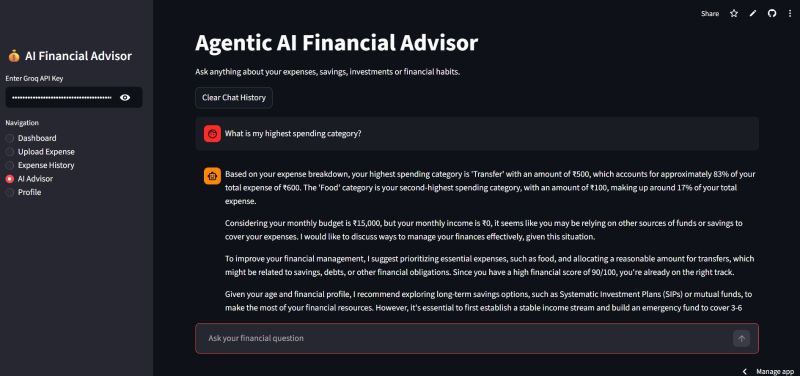
#> input picture assets/AI_advisor.jpeg, 1600 x 752 px (shown at 1/2 size)
$ python -i ocr_engine.py   (imports and definitions only)
#> lines starting #> are read from the running program, lines starting #| are printed output that depends on the picture; after the words box and inside, x2 and y2 are one past the last pixel; in counts of white or black regions, pixels touching at a corner belong together
import easyocr
import cv2
import numpy as np
import re

from PIL import Image
from datetime import datetime

# --------------------------------------------------
# EasyOCR Initialization
# --------------------------------------------------

# [4 lines that did not run here, left out]

# --------------------------------------------------
# Image Preprocessing
# --------------------------------------------------

def preprocess_image(image: Image.Image):
    """
    Preprocess the uploaded image to improve OCR accuracy.
    """

    # Convert PIL image to NumPy array
    image = np.array(image)

    # Convert to grayscale
    gray = cv2.cvtColor(
        image,
        cv2.COLOR_RGB2GRAY
    )

    # Upscale image
    gray = cv2.resize(
        gray,
        None,
        fx=2,
        fy=2,
        interpolation=cv2.INTER_CUBIC
    )
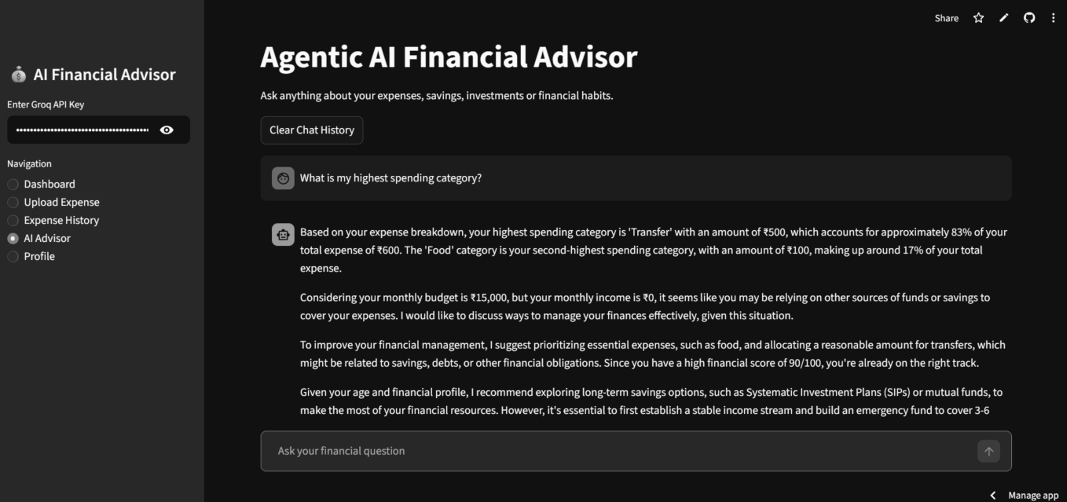
#> gray: shape (1504, 3200) (shown at 1/3 size); min 0, max 255, mean 32.8

    # Remove noise
    gray = cv2.GaussianBlur(
        gray,
        (3, 3),
        0
    )

    # Improve text visibility
    gray = cv2.threshold(
        gray,
        0,
        255,
        cv2.THRESH_BINARY + cv2.THRESH_OTSU
    )[1]
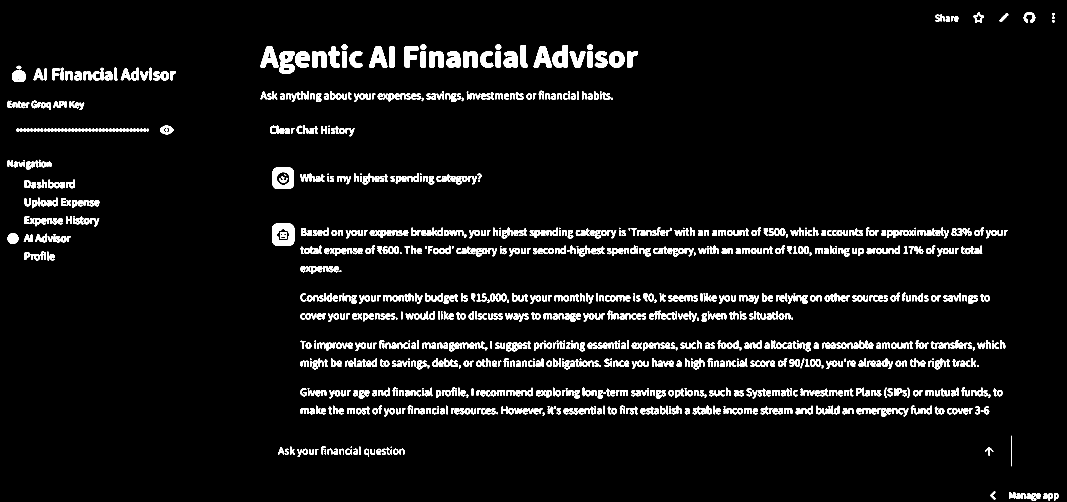
#> gray: shape (1504, 3200) (shown at 1/3 size); 5.2% white; 1272 white regions (71 under 20 px), largest, box (x1, y1, x2, y2) and area: (816, 670, 883, 738) 3344, (817, 502, 882, 567) 2788, (838, 154, 884, 222) 2199

    return gray

# --------------------------------------------------
# OCR Text Extraction
# --------------------------------------------------

def extract_text(image: Image.Image):
    """
    Extract all readable text from the preprocessed image.
    Returns:
        text (str): OCR extracted text
        results (list): EasyOCR raw detection results
    """

    processed = preprocess_image(image)

    results = reader.readtext(
        processed,
        detail=1
    )

    text_lines = []

    for result in results:
        text_lines.append(result[1])

    text = "\n".join(text_lines)

    return text, results

# --------------------------------------------------
# Amount Detection
# --------------------------------------------------

# [170 lines left out: functions detect_amount, detect_recipient, detect_payment_app, detect_date, detect_category, not called in this run]


# --------------------------------------------------
# Main Receipt Processing Function
# --------------------------------------------------

def process_receipt(image: Image.Image):
    """
    Process a payment screenshot using EasyOCR.
    Returns structured transaction data.
    """

    try:

        text, results = extract_text(image)

        receipt = {
            "amount": detect_amount(text),
            "recipient": detect_recipient(text),
            "payment_app": detect_payment_app(text),
            "date": detect_date(text),
            "category": detect_category(text),
            "ocr_text": text,
            "success": True
        }

        return receipt

    except Exception as e:

        return {
            "success": False,
            "amount": None,
            "recipient": "Unknown",
            "payment_app": "Unknown",
            "date": "",
            "category": "Others",
            "ocr_text": "",
            "error": str(e)
        }

>>> import cv2
>>> picture = cv2.cvtColor(cv2.imread('../assets/AI_advisor.jpeg'), cv2.COLOR_BGR2RGB)
>>> result = process_receipt(picture)
#> result = 8 items

$ run again, on assets/History.jpeg
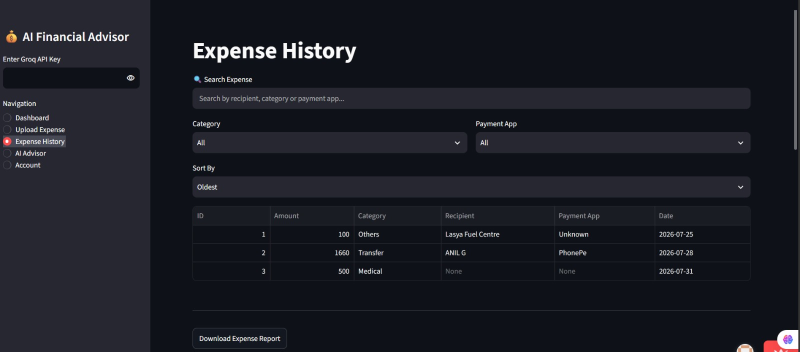
#> input picture assets/History.jpeg, 1600 x 703 px (shown at 1/2 size)
#> in preprocess_image, `gray = cv2.threshold( gray, 0, 255, cv2.THRESH_BINARY + cv2.THRESH_OTS..`:
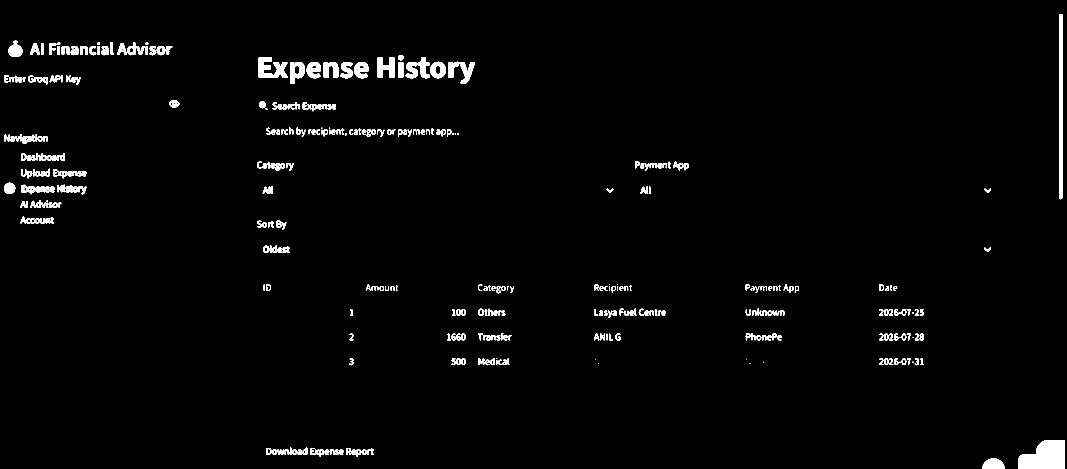
#> gray: shape (1406, 3200) (shown at 1/3 size); 2% white; 320 white regions (18 under 20 px), largest, box (x1, y1, x2, y2) and area: (3056, 1320, 3194, 1406) 9266, (3177, 42, 3187, 598) 5544, (776, 172, 863, 233) 3150
#> result = 8 items

$ run again, on assets/Uploading.jpeg
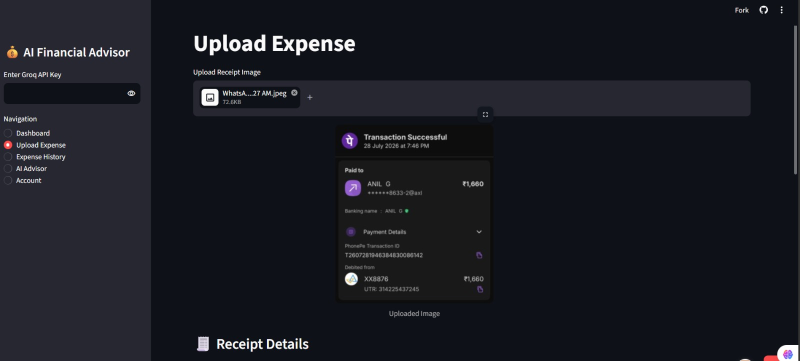
#> input picture assets/Uploading.jpeg, 1600 x 722 px (shown at 1/2 size)
#> in preprocess_image, `gray = cv2.threshold( gray, 0, 255, cv2.THRESH_BINARY + cv2.THRESH_OTS..`:
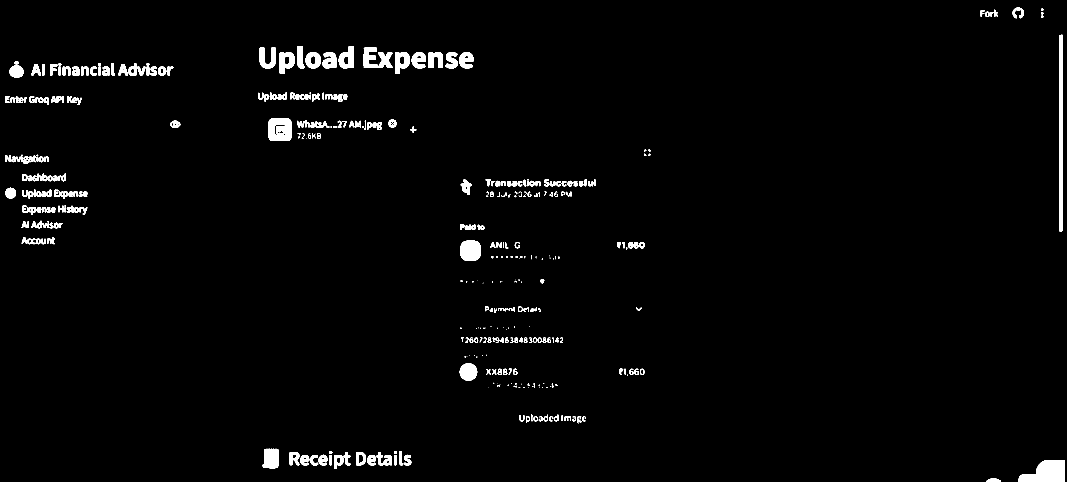
#> gray: shape (1444, 3200) (shown at 1/3 size); 2% white; 372 white regions (85 under 20 px), largest, box (x1, y1, x2, y2) and area: (3056, 1380, 3194, 1444) 6230, (3178, 104, 3187, 696) 5312, (806, 355, 874, 423) 3544
#> result = 8 items

$ run again, on assets/dashboard.jpeg
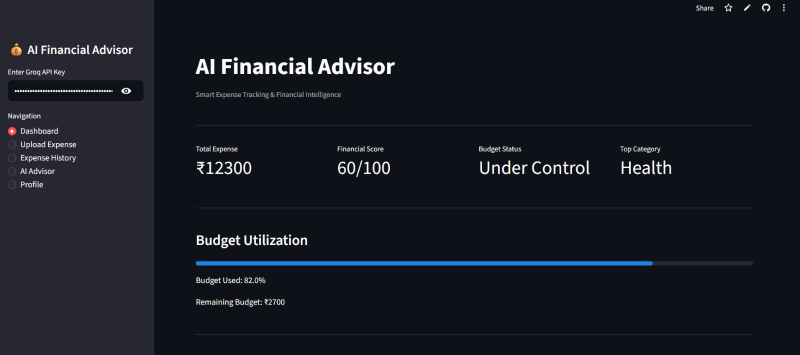
#> input picture assets/dashboard.jpeg, 1600 x 709 px (shown at 1/2 size)
#> in preprocess_image, `gray = cv2.resize( gray, None, fx=2, fy=2, interpolation=cv2.INTER_CUB..`:
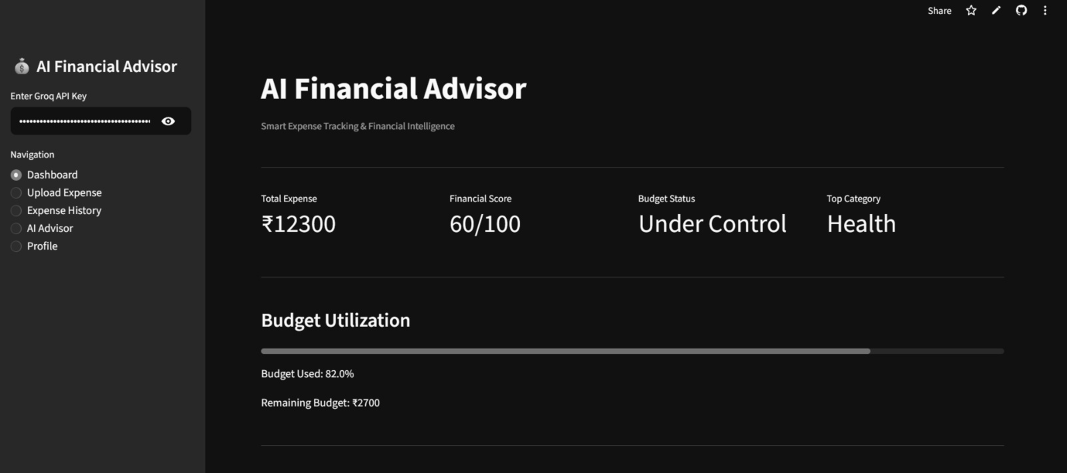
#> gray: shape (1418, 3200) (shown at 1/3 size); min 0, max 255, mean 26.1
#> in preprocess_image, `gray = cv2.threshold( gray, 0, 255, cv2.THRESH_BINARY + cv2.THRESH_OTS..`:
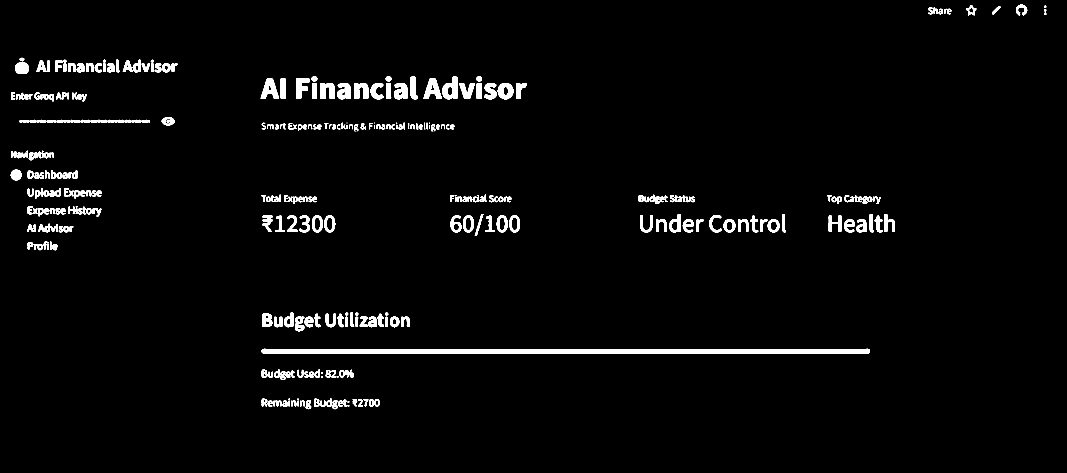
#> gray: shape (1418, 3200) (shown at 1/3 size); 2.7% white; 298 white regions (10 under 20 px), largest, box (x1, y1, x2, y2) and area: (785, 1046, 2610, 1061) 25521, (1327, 230, 1372, 298) 1952, (1270, 236, 1326, 296) 1853
#> result = 8 items
